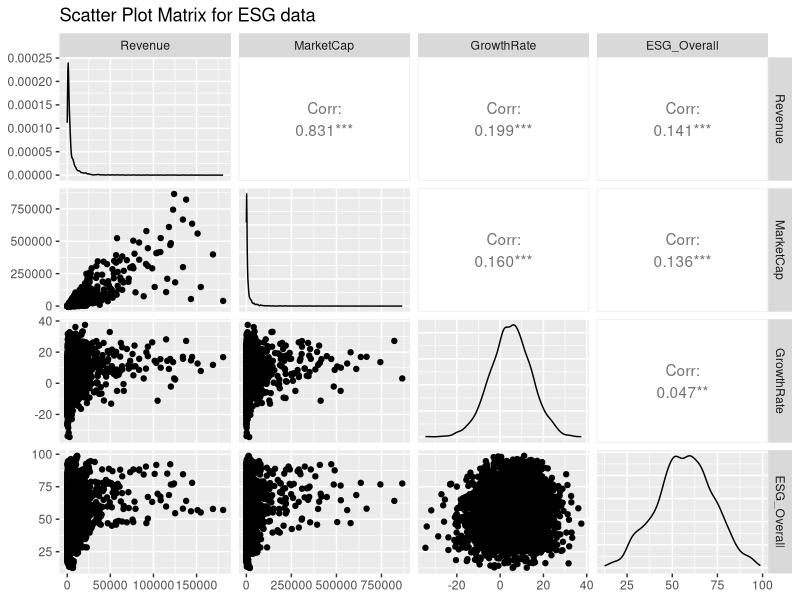
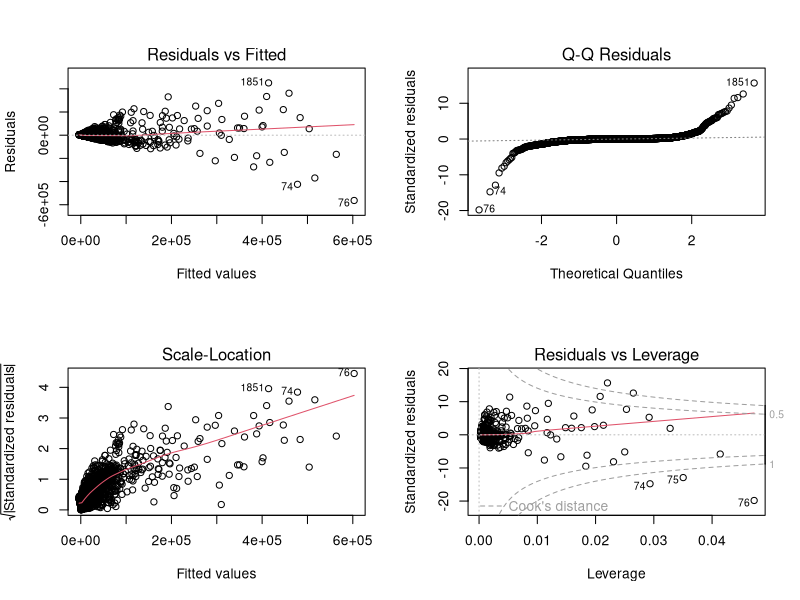
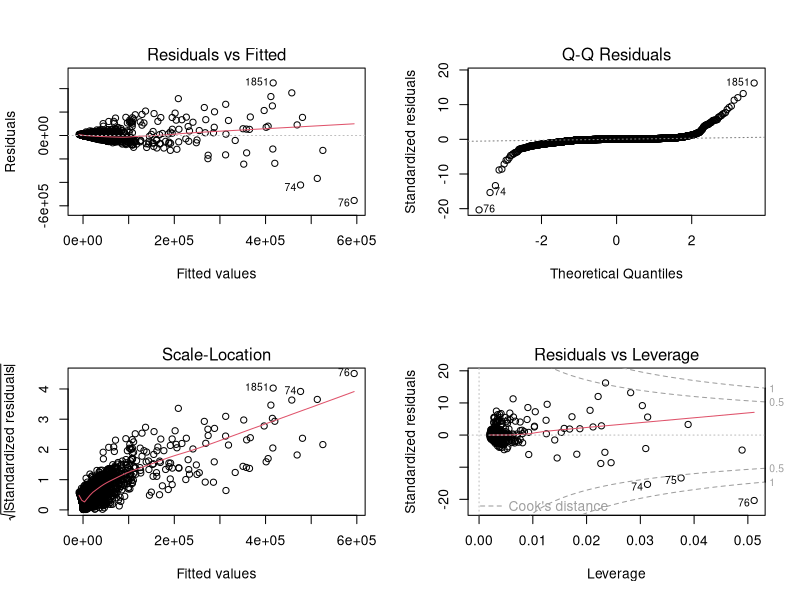
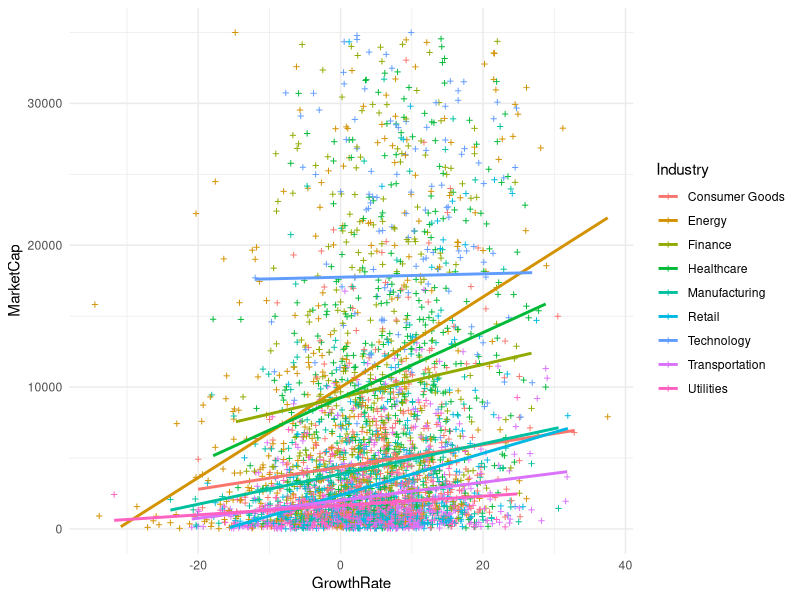
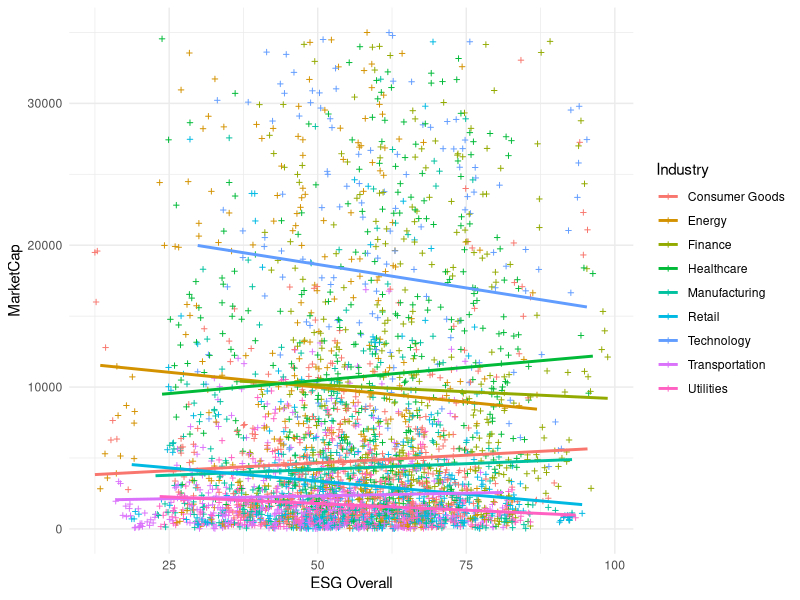

Reproduce these figures in R, in order.
## ---- chunk 1
#load libraries
library(car)
library(ggplot2)
library(tidyverse)
## ---- chunk 2
esg_data <- read.csv("esg_financial_dataset.csv")
## ---- chunk 3
head(esg_data)
## ---- chunk 4

cat_variables <- esg_data |> select(Industry)
esg_data <- esg_data |> select(-c(Industry, Region, ProfitMargin, ESG_Environmental, ESG_Social, ESG_Governance, EnergyConsumption, WaterUsage, CarbonEmissions))

## ---- chunk 5
Scatter_Matrix <- GGally::ggpairs(esg_data, 
                          title = "Scatter Plot Matrix for ESG data", 
                          axisLabels = "show") 
## ---- chunk 6
Scatter_Matrix
## ---- chunk 7
mod <- lm(MarketCap~., data=esg_data)
summary(mod)
## ---- chunk 8
par(mfrow=c(2,2))
plot(mod)
## ---- chunk 9
esg_data <- cbind(esg_data, cat_variables)

mod_2 =lm(MarketCap~., data=esg_data)
summary(mod_2)
## ---- chunk 10
anova(mod, mod_2)
## ---- chunk 11
par(mfrow=c(2,2))
plot(mod_2)
## ---- chunk 12
ggplot(esg_data, aes(x = GrowthRate, y = MarketCap, color = Industry)) +
  geom_point(size = 1, shape=3) +
  geom_smooth(method = "lm", se = FALSE) +  # Adds linear regression lines
  labs(
    x = "GrowthRate",
    y = "MarketCap",
    color = "Industry"
  ) + ylim(0, 35000) + 
  theme_minimal()

ggplot(esg_data, aes(x = ESG_Overall, y = MarketCap, color = Industry)) +
  geom_point(size = 1, shape=3) +
  geom_smooth(method = "lm", se = FALSE) +  # Adds linear regression lines
  labs(
    x = "ESG Overall",
    y = "MarketCap",
    color = "Industry"
  ) + ylim(0, 35000) + 
  theme_minimal()
## ---- chunk 13
mod_int <- lm(MarketCap ~ . + GrowthRate:Industry, data = esg_data)
summary(mod_int)
## ---- chunk 14
step(mod_int,trace=1,direction="backward")
## ---- chunk 15
mod_nullo <- lm(MarketCap ~ 1, data = esg_data)
step(mod_nullo,trace=1,direction="forward",scope = formula(lm(MarketCap ~ . + GrowthRate:Industry, data = esg_data)))
